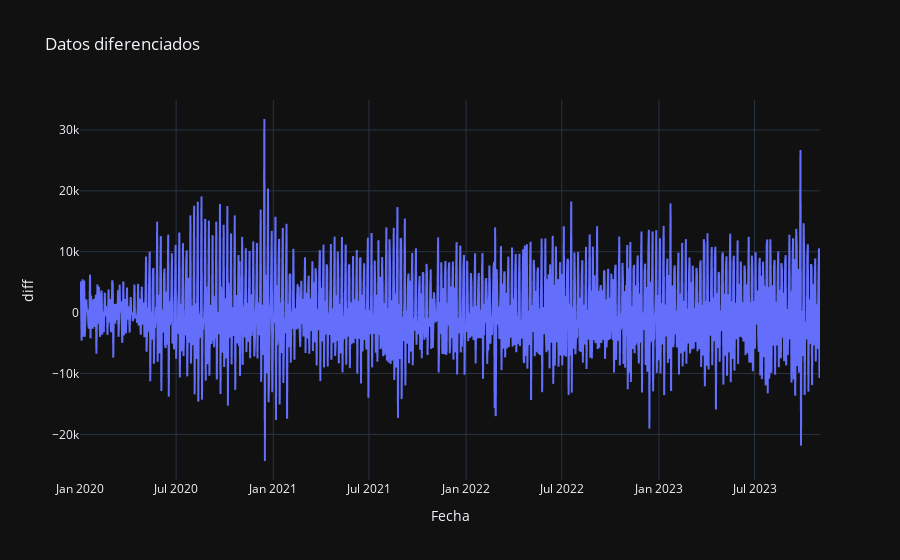

Notebook code for this chart:
### Code cell
fig = px.line(refunds2, x ='Fecha', y ='diff', template='plotly_dark', title='Datos diferenciados')
fig.show()

### Figure 1 — Plotly figure (JSON) as saved in the notebook; plotly's stock layout.template omitted (floating-point values rounded to 4 significant figures; data arrays with more than 128 entries replaced by an {"elided": "..."} marker saying what was removed)
{"data": [{"hovertemplate": "Fecha=%{x}<br>diff=%{y}<extra></extra>", "legendgroup": "", "line": {"color": "#636efa", "dash": "solid"}, "marker": {"symbol": "circle"}, "mode": "lines", "name": "", "showlegend": false, "type": "scattergl", "x": {"elided": "1402 str values"}, "xaxis": "x", "y": {"elided": "1402 float values"}, "yaxis": "y"}], "layout": {"legend": {"tracegroupgap": 0}, "title": {"text": "Datos diferenciados"}, "xaxis": {"anchor": "y", "domain": [0, 1], "title": {"text": "Fecha"}}, "yaxis": {"anchor": "x", "domain": [0, 1], "title": {"text": "diff"}}}}
